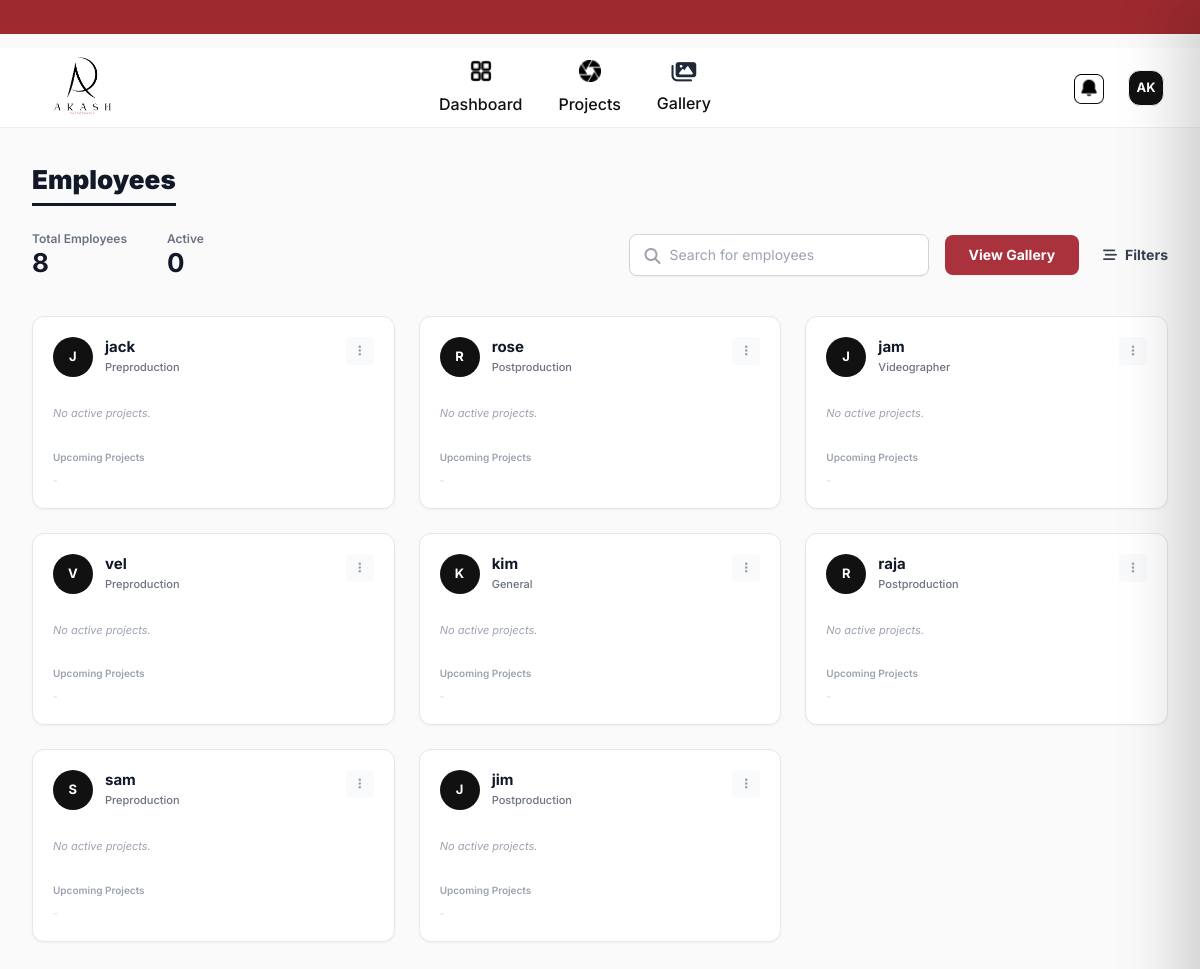
/employees/, run on the app's committed database.
### photography/models.py (models this page shows, shortened)
class Team(models.Model):
    name = models.CharField(max_length=100, unique=True)
    description = models.TextField(blank=True, null=True)

### photography/views.py (the view)
# urls.py: path('employees/', employees_list, name='employees_list'),
def employees_list(request):
    all_employees = Employee.objects.select_related('team').prefetch_related('assigned_projects')
    employee_data = []
    active_count = 0
    today = date.today()
    for emp in all_employees:
        active_projects = emp.assigned_projects.exclude(status='COMPLETED').order_by('end_date')
        if active_projects.exists():
            active_count += 1
        deadlines = active_projects[:2]
        upcoming = active_projects[:3]
        if emp.name:
            display_name = emp.name.get_full_name() or emp.name.username
        else:
            display_name = "Unknown"
        initials = "".join([n[0] for n in display_name.split() if n])[:2].upper()
        employee_data.append({
            'id': emp.id,
            'name': display_name,
            'initials': initials,
            'role': emp.team.name if emp.team else "General",
            'deadlines': deadlines,
            'upcoming': upcoming,
        })
    context = {
        'employees': employee_data,
        'total_employees': all_employees.count(),
        'active_employees': active_count,
    }
    return render(request, 'employees.html', context)

### photography/templates/employees.html (shortened to what this page needs)
{% extends "base.html" %}
{% load static %}
{% block content %}
<link rel="stylesheet" href="https://cdnjs.cloudflare.com/ajax/libs/font-awesome/6.5.1/css/all.min.css">
<div class="max-w-[1400px] mx-auto p-4 sm:p-6 lg:p-8 min-h-screen">
    <div class="mb-10">
        <h1 class="text-[26px] font-black text-gray-900 mb-6 inline-block border-b-[3px] border-gray-900 pb-1">
            Employees
        </h1>
        <div class="flex flex-col lg:flex-row justify-between items-start lg:items-end gap-6">
            <div class="flex gap-10">
                <div>
                    <p class="text-gray-500 font-semibold mb-0.5 text-[12px]">Total Employees</p>
                    <p class="text-[26px] font-bold text-gray-900 leading-none">{{ total_employees }}</p>
                </div>
                <div>
                    <p class="text-gray-500 font-semibold mb-0.5 text-[12px]">Active</p>
                    <p class="text-[26px] font-bold text-gray-900 leading-none">{{ active_employees }}</p>
                </div>
            </div>
            <div class="flex items-center gap-4 w-full lg:w-auto">
                <div class="relative w-full lg:w-[300px]">
                    <i class="fas fa-search absolute left-4 top-3.5 text-gray-400"></i>
                    <input type="text" placeholder="Search for employees" class="w-full pl-10 pr-4 py-2.5 border border-gray-300 rounded-lg text-sm outline-none focus:border-gray-500 transition shadow-sm">
                </div>
                <button class="bg-[#A9323D] text-white px-6 py-2.5 rounded-lg font-bold text-sm hover:bg-red-800 transition shadow-sm whitespace-nowrap">
                    View Gallery
                </button>
                <button class="flex items-center gap-2 font-bold text-gray-700 hover:text-black transition text-sm ml-2 whitespace-nowrap">
                    <i class="fa-solid fa-bars-staggered"></i> Filters
                </button>
            </div>
        </div>
    </div>
    <div class="grid grid-cols-1 md:grid-cols-2 lg:grid-cols-3 xl:grid-cols-4 gap-6">
        {% for emp in employees %}
        <div class="bg-white rounded-xl p-5 border border-gray-200 shadow-sm hover:shadow-md transition duration-200">
            <div class="flex justify-between items-start mb-5">
                <div class="flex items-center gap-3">
                    <div class="w-10 h-10 rounded-full bg-[#111] text-white flex items-center justify-center font-bold text-[13px] tracking-wide">
                        {{ emp.initials }}
                    </div>
                    <div>
                        <h3 class="font-bold text-gray-900 text-[15px] leading-tight">{{ emp.name }}</h3>
                        <p class="text-[11px] text-gray-500 font-medium mt-0.5">{{ emp.role }}</p>
                    </div>
                </div>
                <button class="w-7 h-7 bg-gray-50 rounded flex items-center justify-center text-gray-400 hover:bg-gray-100 hover:text-gray-700 transition">
                    <i class="fas fa-ellipsis-v text-xs"></i>
                </button>
            </div>
            <div class="space-y-3.5 mb-5">
                {% for proj in emp.deadlines %}
                <div>
                    <div class="flex justify-between text-[10px] text-gray-400 font-semibold mb-1">
                        <span>Deadline</span>
                        <span>{{ proj.start_date|date:"d M Y"|default:"TBD" }}</span>
                    </div>
                    <div class="flex items-center gap-2">
                        <i class="far fa-dot-circle text-[10px] text-gray-700"></i>
                        <span class="text-[11px] font-bold text-gray-900 w-12 truncate" title="{{ proj.project_name }}">
                            {{ proj.project_name|slice:":7" }}..
                        </span>
                        <div class="flex-1 bg-gray-100 h-1.5 rounded-full overflow-hidden flex items-center">
                           <div class="bg-gray-600 h-full w-[70%] rounded-full"></div>
                        </div>
                        <span class="text-[10px] text-gray-500 font-bold ml-1">7/8</span>
                    </div>
                </div>
                {% empty %}
                <div class="text-[11px] text-gray-400 italic py-2">No active projects.</div>
                {% endfor %}
            </div>
            <div>
                <p class="text-[10px] text-gray-400 font-semibold mb-2">Upcoming Projects</p>
                <div class="flex flex-wrap gap-2">
                    {% for proj in emp.upcoming %}
                    <span class="px-2 py-0.5 border border-gray-300 rounded text-[10px] font-bold text-gray-600">
                        {{ proj.project_name|slice:":10" }}
                    </span>
                    {% empty %}
                    <span class="text-[10px] text-gray-300">-</span>
                    {% endfor %}
                </div>
            </div>
        </div>
        {% empty %}
        <div class="col-span-full py-10 text-center text-gray-500 font-medium">
            No employees found in the system.
        </div>
        {% endfor %}
    </div>
</div>
{% endblock %}

### photography/templates/base.html (style rules this page uses)
body { font-family: "Inter", sans-serif; background: #fff; overflow-x: hidden; overflow-y: auto; }

### photography/templates/employees.html (style rules this page uses)
body { font-family: "Inter", sans-serif; background-color: #fafafa; }

### data on the page
Team: role "Preproduction" "Preproduction" "Preproduction"
Team: role "Postproduction" "Postproduction" "Postproduction"
Team: role "Videographer"
Team: role "General"

### other printed values
{{ total_employees }} "8"
{{ active_employees }} "0"
{{ emp.initials }} "J" "R" "J" "V" "K" "R" "S" "J"
{{ emp.name }} "jack" "rose" "jam" "vel" "kim" "raja" "sam" "jim"
